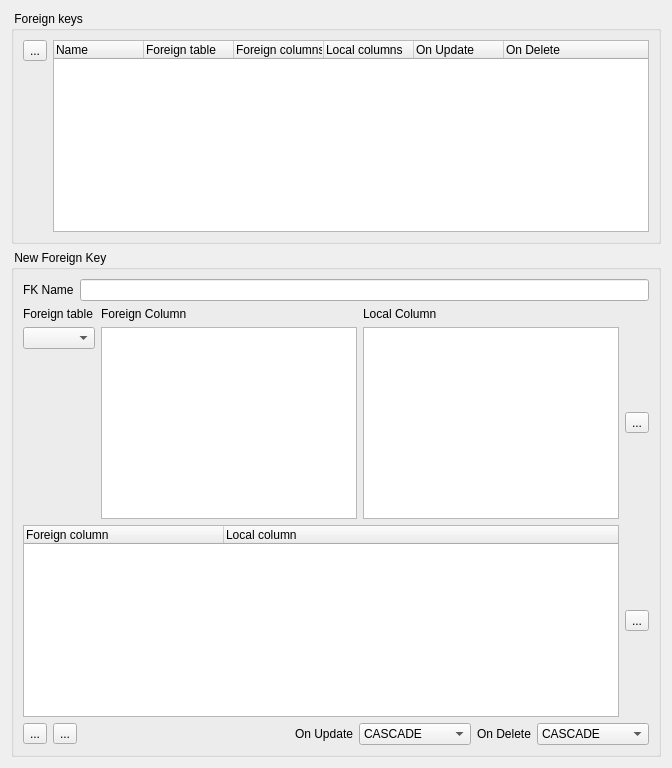
        <widget class="QWidget" name="tabWidgetPage3">
         <attribute name="icon">
          <iconset resource="../dbm.qrc">
           <normaloff>:/images/actions/images/small/foreign_key.png</normaloff>:/images/actions/images/small/foreign_key.png</iconset>
         </attribute>
         <attribute name="title">
          <string>Foreign keys</string>
         </attribute>
         <layout class="QVBoxLayout" name="verticalLayout_15">
          <item>
           <widget class="QGroupBox" name="grpForeignKeysList">
            <property name="title">
             <string> Foreign keys </string>
            </property>
            <layout class="QHBoxLayout" name="horizontalLayout">
             <item>
              <layout class="QVBoxLayout" name="verticalLayout_20">
               <item>
                <widget class="QToolButton" name="btnRemoveForeignKey">
                 <property name="toolTip">
                  <string>Delete foriegn key</string>
                 </property>
                 <property name="text">
                  <string>...</string>
                 </property>
                 <property name="icon">
                  <iconset resource="../dbm.qrc">
                   <normaloff>:/images/actions/images/small/remove.png</normaloff>:/images/actions/images/small/remove.png</iconset>
                 </property>
                </widget>
               </item>
               <item>
                <spacer name="verticalSpacer_6">
                 <property name="orientation">
                  <enum>Qt::Vertical</enum>
                 </property>
                 <property name="sizeHint" stdset="0">
                  <size>
                   <width>20</width>
                   <height>40</height>
                  </size>
                 </property>
                </spacer>
               </item>
              </layout>
             </item>
             <item>
              <widget class="QTreeWidget" name="lstForeignKeys">
               <property name="rootIsDecorated">
                <bool>false</bool>
               </property>
               <property name="itemsExpandable">
                <bool>false</bool>
               </property>
               <property name="expandsOnDoubleClick">
                <bool>false</bool>
               </property>
               <attribute name="headerDefaultSectionSize">
                <number>90</number>
               </attribute>
               <column>
                <property name="text">
                 <string>Name</string>
                </property>
               </column>
               <column>
                <property name="text">
                 <string>Foreign table</string>
                </property>
               </column>
               <column>
                <property name="text">
                 <string>Foreign columns</string>
                </property>
               </column>
               <column>
                <property name="text">
                 <string>Local columns</string>
                </property>
               </column>
               <column>
                <property name="text">
                 <string>On Update</string>
                </property>
               </column>
               <column>
                <property name="text">
                 <string>On Delete</string>
                </property>
               </column>
              </widget>
             </item>
            </layout>
           </widget>
          </item>
          <item>
           <widget class="QGroupBox" name="grpNewForeignKey">
            <property name="title">
             <string> New Foreign Key </string>
            </property>
            <layout class="QVBoxLayout" name="verticalLayout_14">
             <item>
              <layout class="QHBoxLayout" name="horizontalLayout_9">
               <item>
                <widget class="QLabel" name="label_9">
                 <property name="text">
                  <string>FK Name</string>
                 </property>
                </widget>
               </item>
               <item>
                <widget class="QLineEdit" name="txtForeignKeyName"/>
               </item>
              </layout>
             </item>
             <item>
              <layout class="QGridLayout" name="gridLayout_2">
               <item row="0" column="0">
                <widget class="QLabel" name="label_11">
                 <property name="text">
                  <string>Foreign table</string>
                 </property>
                </widget>
               </item>
               <item row="0" column="2">
                <widget class="QLabel" name="label_13">
                 <property name="text">
                  <string>Local Column</string>
                 </property>
                </widget>
               </item>
               <item row="1" column="2">
                <widget class="QListWidget" name="lstLocalColumn"/>
               </item>
               <item row="1" column="1">
                <widget class="QListWidget" name="lstForeignTablesColumns"/>
               </item>
               <item row="0" column="1">
                <widget class="QLabel" name="label_12">
                 <property name="text">
                  <string>Foreign Column</string>
                 </property>
                </widget>
               </item>
               <item row="1" column="3">
                <widget class="QToolButton" name="btnAddForeignKeyAssociation">
                 <property name="toolTip">
                  <string>Add column associations</string>
                 </property>
                 <property name="text">
                  <string>...</string>
                 </property>
                 <property name="icon">
                  <iconset resource="../dbm.qrc">
                   <normaloff>:/images/actions/images/small/add.png</normaloff>:/images/actions/images/small/add.png</iconset>
                 </property>
                </widget>
               </item>
               <item row="1" column="0">
                <layout class="QVBoxLayout" name="verticalLayout_11">
                 <item>
                  <widget class="QComboBox" name="cmbForeignTables"/>
                 </item>
                 <item>
                  <spacer name="verticalSpacer_2">
                   <property name="orientation">
                    <enum>Qt::Vertical</enum>
                   </property>
                   <property name="sizeHint" stdset="0">
                    <size>
                     <width>20</width>
                     <height>40</height>
                    </size>
                   </property>
                  </spacer>
                 </item>
                </layout>
               </item>
              </layout>
             </item>
             <item>
              <layout class="QHBoxLayout" name="horizontalLayout_12">
               <item>
                <widget class="QTreeWidget" name="lstForeignKeyAssociations">
                 <property name="rootIsDecorated">
                  <bool>false</bool>
                 </property>
                 <property name="itemsExpandable">
                  <bool>false</bool>
                 </property>
                 <property name="expandsOnDoubleClick">
                  <bool>false</bool>
                 </property>
                 <attribute name="headerCascadingSectionResizes">
                  <bool>true</bool>
                 </attribute>
                 <attribute name="headerDefaultSectionSize">
                  <number>200</number>
                 </attribute>
                 <attribute name="headerHighlightSections">
                  <bool>true</bool>
                 </attribute>
                 <attribute name="headerMinimumSectionSize">
                  <number>150</number>
                 </attribute>
                 <attribute name="headerShowSortIndicator" stdset="0">
                  <bool>false</bool>
                 </attribute>
                 <column>
                  <property name="text">
                   <string>Foreign column</string>
                  </property>
                 </column>
                 <column>
                  <property name="text">
                   <string>Local column</string>
                  </property>
                 </column>
                </widget>
               </item>
               <item>
                <widget class="QToolButton" name="btnRemoveAssociation">
                 <property name="toolTip">
                  <string>Delete column association</string>
                 </property>
                 <property name="text">
                  <string>...</string>
                 </property>
                 <property name="icon">
                  <iconset resource="../dbm.qrc">
                   <normaloff>:/images/actions/images/small/remove.png</normaloff>:/images/actions/images/small/remove.png</iconset>
                 </property>
                </widget>
               </item>
              </layout>
             </item>
             <item>
              <layout class="QHBoxLayout" name="horizontalLayout_8">
               <item>
                <layout class="QHBoxLayout" name="horizontalLayout_4">
                 <item>
                  <widget class="QToolButton" name="btnAddForeignKey">
                   <property name="toolTip">
                    <string>Add foreign key</string>
                   </property>
                   <property name="text">
                    <string>...</string>
                   </property>
                   <property name="icon">
                    <iconset resource="../dbm.qrc">
                     <normaloff>:/images/actions/images/small/add.png</normaloff>:/images/actions/images/small/add.png</iconset>
                   </property>
                  </widget>
                 </item>
                 <item>
                  <widget class="QToolButton" name="btnCancelForeignKeyEditing">
                   <property name="toolTip">
                    <string>Cancel editing foreign key</string>
                   </property>
                   <property name="text">
                    <string>...</string>
                   </property>
                   <property name="icon">
                    <iconset resource="../dbm.qrc">
                     <normaloff>:/images/actions/images/small/cancel.png</normaloff>:/images/actions/images/small/cancel.png</iconset>
                   </property>
                  </widget>
                 </item>
                </layout>
               </item>
               <item>
                <spacer name="horizontalSpacer_3">
                 <property name="orientation">
                  <enum>Qt::Horizontal</enum>
                 </property>
                 <property name="sizeHint" stdset="0">
                  <size>
                   <width>40</width>
                   <height>20</height>
                  </size>
                 </property>
                </spacer>
               </item>
               <item>
                <widget class="QLabel" name="label_3">
                 <property name="text">
                  <string>On Update</string>
                 </property>
                </widget>
               </item>
               <item>
                <widget class="QComboBox" name="cmbFkOnUpdate">
                 <item>
                  <property name="text">
                   <string>CASCADE</string>
                  </property>
                 </item>
                 <item>
                  <property name="text">
                   <string>RESTRICT</string>
                  </property>
                 </item>
                 <item>
                  <property name="text">
                   <string>NO ACTION</string>
                  </property>
                 </item>
                 <item>
                  <property name="text">
                   <string>SET NULL</string>
                  </property>
                 </item>
                 <item>
                  <property name="text">
                   <string>SET DEFAULT</string>
                  </property>
                 </item>
                </widget>
               </item>
               <item>
                <widget class="QLabel" name="label_7">
                 <property name="text">
                  <string>On Delete</string>
                 </property>
                </widget>
               </item>
               <item>
                <widget class="QComboBox" name="cmbFkOnDelete">
                 <item>
                  <property name="text">
                   <string>CASCADE</string>
                  </property>
                 </item>
                 <item>
                  <property name="text">
                   <string>RESTRICT</string>
                  </property>
                 </item>
                 <item>
                  <property name="text">
                   <string>NO ACTION</string>
                  </property>
                 </item>
                 <item>
                  <property name="text">
                   <string>SET NULL</string>
                  </property>
                 </item>
                 <item>
                  <property name="text">
                   <string>SET DEFAULT</string>
                  </property>
                 </item>
                </widget>
               </item>
              </layout>
             </item>
            </layout>
           </widget>
          </item>
         </layout>
        </widget>
